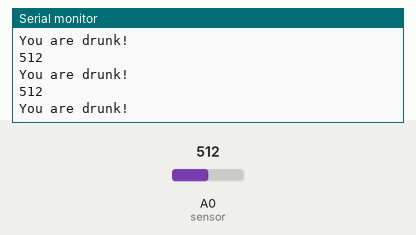
Recording of a sketch running on a simulated ESP8266 (NodeMCU). On the bench: the last lines printed to the serial monitor. Inputs (shaded band) come from the test bench; at power-on: A0 (sensor) = 512.

Above: at 1.3 s.
1.4 s: A0 (sensor) set to 440
At 1.9 s:
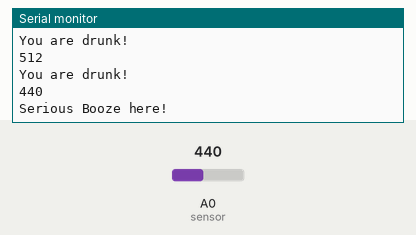
3.5 s: A0 (sensor) set to 340
At 3.9 s:
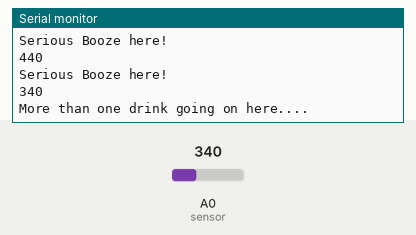
5.5 s: A0 (sensor) set to 270
At 5.9 s:
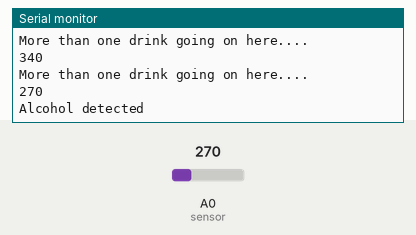
7.5 s: A0 (sensor) set to 190
At 7.9 s:
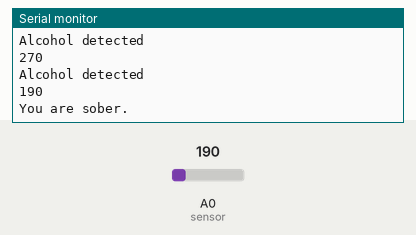
Timing chart, 0 to 10.5 s (numbered marks = the images above; inputs shaded):
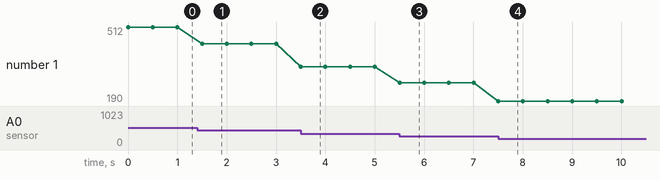

The sketch:

AlTester.ino
```cpp
/*
This is a work in progress but hopefully it will help someone else by providing
a base to start and work from.
Please check out my Youtube videos here and consider a thumbs up if this helped you!
Youtube : http://www.youtube.com/mkmeorg
Website, Forum and store are at http://mkme.org
*/

const int AOUTpin=0;//the AOUT pin of the alcohol sensor goes into analog pin A0 of the arduino
const int DOUTpin= D8;//the DOUT pin of the alcohol sensor goes into digital pin D8 of the arduino

int limit;
int value;

void setup() {
Serial.begin(9600);
pinMode(DOUTpin, INPUT);//sets the pin as an input to the arduino
}

void loop()
{
value= analogRead(A0);//reads the analaog value from the alcohol sensor's AOUT pin
  Serial.println(value);
 if(value<200)
  {
      Serial.println("You are sober.");
  }
  if (value>=200 && value<280)
  {
      Serial.println("Alcohol detected");
  }
  if (value>=280 && value<350)
  {
      Serial.println("More than one drink going on here....");
  }
  if (value>=350 && value <450)
  {
      Serial.println("Serious Booze here! ");
  }
  if(value>450)
  {
     Serial.println("You are drunk!");
  }

  delay (500);
}
```

Measured:
- after the input at 1.4 s, the serial monitor: prints a new line after 0.10 s (image 1)
- after the input at 3.5 s, the serial monitor: prints a new line at once (image 2)
- after the input at 5.5 s, the serial monitor: prints a new line at once (image 3)
- after the input at 7.5 s, the serial monitor: prints a new line at once (image 4)
- plotted number 1: 512 → 440 after the input at 1.4 s, 440 → 340 after the input at 3.5 s, 340 → 270 after the input at 5.5 s, 270 → 190 after the input at 7.5 s
